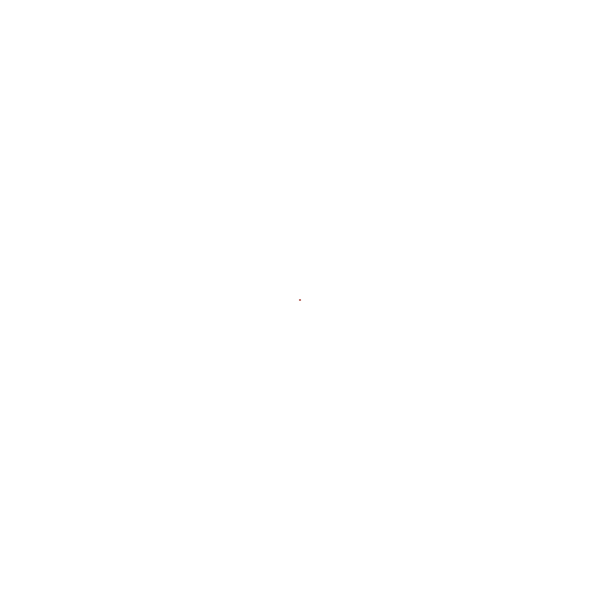
Frame 1 (no input)
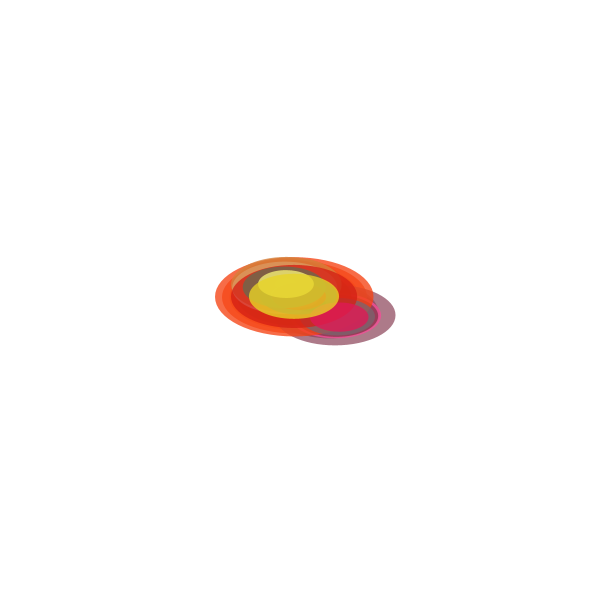
Frame 60 (the mouse pressed at the canvas centre just before this capture)
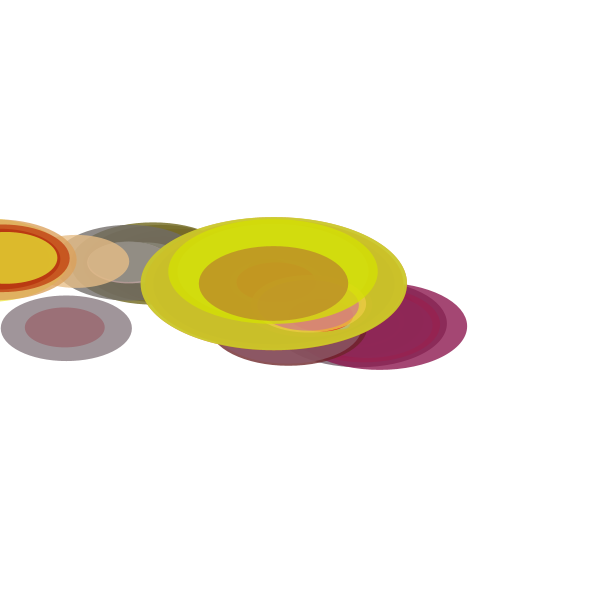
Frame 120 (the mouse held since frame 60 and released just before this capture)

The Processing sketch that drew these frames (run headless with seeded random() and noise(); from frame 60 on, the mouse is pressed at the canvas centre):

// Processing sketch: processing_67931
// ── processing_67931.pde

/*

mouse left button : save png & freeze(toggle)
mouse right button : reset
 
*/

Trace[] trace;
int num = 10;
boolean freeze = false;

void setup() {
  size(600, 600);
  background(255);
  smooth();
  noStroke();
  colorMode(HSB);

  trace = new Trace[num];
  for (int i=0; i<num; i++) {
    trace[i] = new Trace();
  }
}

void draw() {
  for (int i=0; i<num; i++) {
    trace[i].render(10+i*random(5, 15), i);
  }
}

void mousePressed() {
  if (mouseButton == LEFT) {
    if (freeze) {
      freeze = false;
      loop();
    }   
    else if (!freeze) {
      freeze = true;
      noLoop();
      save("/capture/"+month()+"."+day()+"."+hour()+"."+minute()+"."+second()+".png");
    }
  }
  else if (mouseButton == RIGHT) {
    fill(255);
    rect(0, 0, width, height);

    if (freeze) {
      freeze = false;
      loop();
    }   

    for (int i=0; i<num; i++) {
      trace[i].x = width/2;
      trace[i].y = height/2;
    }
  }
}

class Trace
{
  Trace() {
  }

  float rad;
  float target_x = random(width);
  float target_y = random(height);
  float angle;
  float ratio = 0.02;
  float x = width/2;
  float y = height/2;

  void render(float r, int c) {

    switch(c) {
    case 1:
    case 9:
      fill(random(50), random(200, 255), random(100, 255), 200);
      break;
    case 7:
      fill(random(10, 60), random(255), random(200, 255), 200);
      break;
    case 3:
      fill(random(50), random(100, 255), 255, 200);
      break;
    case 8:
      fill(random(230, 255), random(255), random(100, 255), 200);
      break;
    case 4:
    case 6:
      fill(random(50), random(255), random(100, 255), 200);
      break;
    case 2:
    case 5:
      fill(random(250, 255), random(255), random(100, 255), 200);
      break;
    case 0:
      fill(0, 0, random(100, 255), 100);
      break;
    }

    rad = sin(frameCount*0.01) * r;
    angle += random(-6, 6);
    ellipse(x, y, rad*2, rad);

    x += (target_x - x ) * ratio;
    y += (target_y - y ) * ratio;

    target_x = x + tan(radians(angle))*random(50);
    target_y = y + sin(radians(angle))*random(50);

    if (x>=width-rad || x<=rad) {
      target_x = random(width);
    }
    if (y>=height-rad || y<=rad) {
      target_y = random(height);
    }
  }
}
